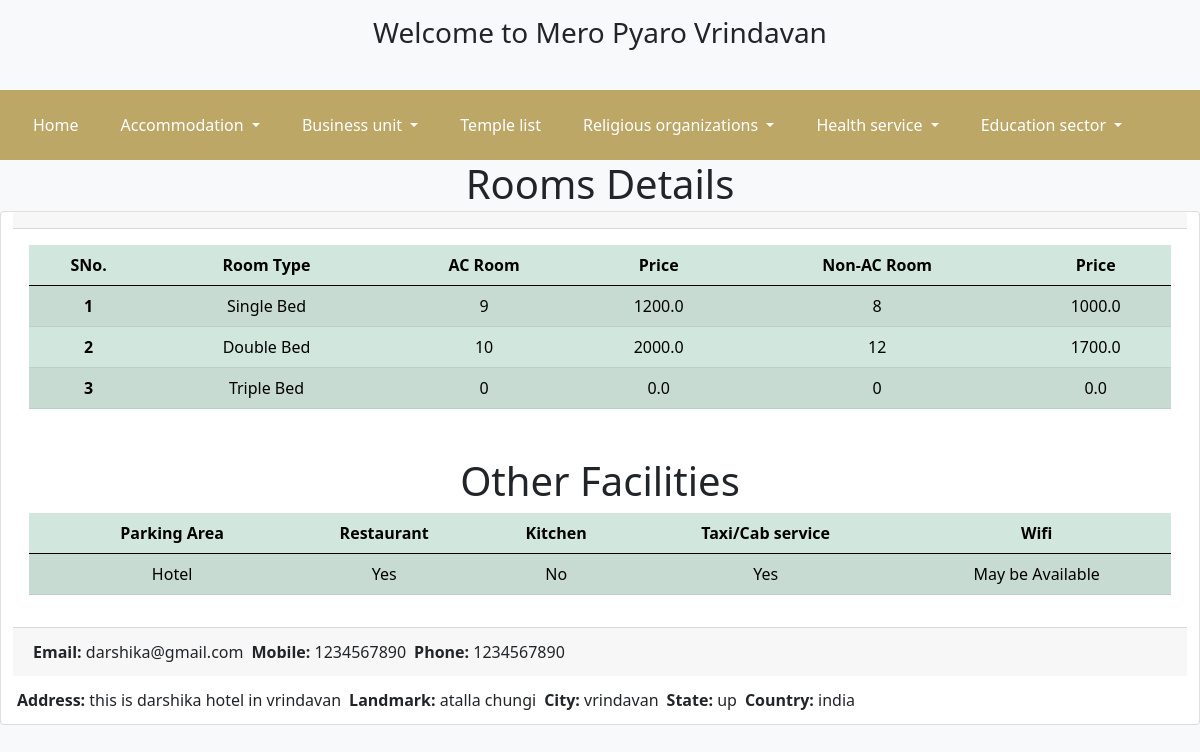
/visiting/1/, run on the app's committed database.
### business/models.py (models this page shows, shortened)
class business(models.Model):
    business_type = models.ForeignKey(BusinessType,on_delete=models.PROTECT)
    name = models.CharField(max_length=1000,null=True)
    address = models.TextField(null=True)
    landmark = models.CharField(max_length=1000,null=True)
    city = models.CharField(max_length=1000,null=True,default='')
    state = models.CharField(max_length=1000,null=True,default='')
    country = models.CharField(max_length=1000,null=True,default='')
    mobile = models.CharField(max_length=20,null=True)
    phone = models.CharField(max_length=20,null=True, blank=True)
    email = models.EmailField(null=True)
    website = models.URLField(null=True, blank=True)
    main_img = models.ImageField(upload_to='business_image',null=True,default=None)
    room_img1 = models.ImageField(upload_to='business_image',null=True,default=None, blank=True)
    room_img2 = models.ImageField(upload_to='business_image',null=True,default=None, blank=True)
    room_img3 = models.ImageField(upload_to='business_image',null=True,default=None, blank=True)
    room_img4 = models.ImageField(upload_to='business_image',null=True,default=None, blank=True)
    intercome = models.BooleanField(null=True,default=False, blank=True)
    room_service = models.BooleanField(null=True,default=False, blank=True)
    power_backup_ac = models.BooleanField(null=True,default=False, blank=True)
    power_backup_fan = models.BooleanField(null=True,default=False, blank=True)
    hot_water = models.BooleanField(null=True,default=False, blank=True)
    room_tv = models.BooleanField(null=True,default=False, blank=True)
    travel_guide = models.BooleanField(null=True,default=False, blank=True)
    is_single = models.BooleanField(null=True,default=True)
    single_ac = models.IntegerField(null=True, default=0)
    single_non_ac = models.IntegerField(null=True, default=0)
    single_for = models.IntegerField(null=True,default=1)
    single_ac_price = models.FloatField(null=True, default=0.0)
    single_non_ac_price = models.FloatField(null=True, default=0.0)
    is_double = models.BooleanField(null=True,default=True)
    double_ac = models.IntegerField(null=True, default=0)
    double_non_ac = models.IntegerField(null=True, default=0)
    double_for = models.IntegerField(null=True,default=2)
    double_ac_price = models.FloatField(null=True, default=0.0)
    double_non_ac_price = models.FloatField(null=True, default=0.0)
    is_triple = models.BooleanField(null=True,default=True)
    triple_ac = models.IntegerField(null=True, default=0)
    triple_non_ac = models.IntegerField(null=True, default=0)
    triple_for = models.IntegerField(null=True,default=3)
    triple_ac_price = models.FloatField(null=True, default=0.0)
    triple_non_ac_price = models.FloatField(null=True, default=0.0)
    is_four = models.BooleanField(null=True,default=False)
    four_ac = models.IntegerField(null=True, default=0)
    four_non_ac = models.IntegerField(null=True, default=0)
    four_for = models.IntegerField(null=True,default=4)
    four_ac_price = models.FloatField(null=True, default=0.0)
    four_non_ac_price = models.FloatField(null=True, default=0.0)
    is_five = models.BooleanField(null=True,default=False)
    five_ac = models.IntegerField(null=True, default=0)
    five_non_ac = models.IntegerField(null=True, default=0)
    five_for = models.IntegerField(null=True,default=5)
    five_ac_price = models.FloatField(null=True, default=0.0)
    five_non_ac_price = models.FloatField(null=True, default=0.0)
    is_six = models.BooleanField(null=True,default=False)
    six_ac = models.IntegerField(null=True, default=0)
    six_non_ac = models.IntegerField(null=True, default=0)
    six_for = models.IntegerField(null=True,default=5)
    six_ac_price = models.FloatField(null=True, default=0.0)
    six_non_ac_price = models.FloatField(null=True, default=0.0)
    is_hall = models.BooleanField(null=True,default=False)
    hall_ac = models.IntegerField(null=True, default=0)
    hall_non_ac = models.IntegerField(null=True, default=0)
    hall_for = models.IntegerField(null=True,default=1)
    hall_ac_price = models.FloatField(null=True, default=0.0)
    hall_non_ac_price = models.FloatField(null=True, default=0.0)
    arrangement_for_katha = models.BooleanField(null=True,default=False)
    katha_people = models.IntegerField(null=True,default=0)
    arrangement_for_wedding = models.BooleanField(null=True,default=False)
    wedding_people = models.IntegerField(null=True,default=0)
    arrangement_for_birthday = models.BooleanField(null=True,default=False)
    birthday_people = models.IntegerField(null=True,default=0)
    arrangement_for_other = models.BooleanField(null=True,default=False)
    other_people = models.IntegerField(null=True,default=0)
    booking = models.BooleanField(null=True,default=False)
    booking_accept = models.CharField(max_length=500,null=True, default='')
    kitchen = models.BooleanField(null=True,default=False)
    kitchen_for = models.IntegerField(null=True,default=0)
    parking = models.BooleanField(null=True,default=False)
    parking_address = models.CharField(max_length=100, null=True,default='Hotel')
    restaurant = models.BooleanField(null=True,default=False)
    restaurant_for = models.IntegerField(null=True,default=0)
    taxi_service = models.BooleanField(null=True,default=False)
    checkout = models.CharField(max_length=50,null=True, default='12:00pm for 24 hrs')
    owner_name = models.CharField(max_length=100,null=True,default='', blank=True)
    manager_contact_no = models.CharField(max_length=15,null=True,default='')
    attr1 = models.CharField(max_length=100,null=True,default='', blank=True)
    attr2 = models.CharField(max_length=100,null=True,default='', blank=True)
    attr3 = models.CharField(max_length=100,null=True,default='', blank=True)
    attr4 = models.CharField(max_length=100,null=True,default='', blank=True)
    attr5 = models.CharField(max_length=100,null=True,default='', blank=True)
    attr6 = models.IntegerField(null=True,default=0, blank=True)
    attr7 = models.IntegerField(null=True,default=0, blank=True)
    attr8 = models.IntegerField(null=True,default=0, blank=True)
    attr9 = models.IntegerField(null=True,default=0, blank=True)
    attr10 = models.IntegerField(null=True,default=0, blank=True)

### homepage/views.py (the view)
# urls.py: path('visiting/<int:id>/', views.visiting,name='visiting'),
def visiting(request,id):
    view_business = business.objects.get(id=id)
    context = {
        'business_details':view_business
    }
    return render(request,'visiting.html',context)

### homepage/templates/visiting.html (shortened to what this page needs)
{% extends 'base.html' %}
{% block content %}
<div class="container-fluid">
    <h1 class="text-center">Rooms Details</h1>
    <div class="row">
        <div class="hori card text-center">
            <div class="card-header">
            </div>
            <div class="card-body">
                <table class="table table-success table-striped">
                    <thead>
                        <tr>
                            <th scope="col">SNo.</th>
                            <th scope="col">Room Type</th>
                            <th scope="col">AC Room</th>
                            <th scope="col">Price</th>
                            <th scope="col">Non-AC Room</th>
                            <th scope="col">Price</th>
                        </tr>
                    </thead>
                    <tbody>
                        {% if business_details.is_single %}
                        <tr>
                            <th scope="row">1</th>
                            <td>Single Bed</td>
                            <td>{{business_details.single_ac}}</td>
                            <td>{{business_details.single_ac_price}}</td>
                            <td>{{business_details.single_non_ac}}</td>
                            <td>{{business_details.single_non_ac_price}}</td>
                        </tr>
                        {% endif %}
                        {% if business_details.is_double %}
                        <tr>
                            <th scope="row">2</th>
                            <td>Double Bed</td>
                            <td>{{business_details.double_ac}}</td>
                            <td>{{business_details.double_ac_price}}</td>
                            <td>{{business_details.double_non_ac}}</td>
                            <td>{{business_details.double_non_ac_price}}</td>
                        </tr>
                        {% endif %}
                        {% if business_details.is_triple %}
                        <tr>
                            <th scope="row">3</th>
                            <td>Triple Bed</td>
                            <td>{{business_details.triple_ac}}</td>
                            <td>{{business_details.triple_ac_price}}</td>
                            <td>{{business_details.triple_non_ac}}</td>
                            <td>{{business_details.triple_non_ac_price}}</td>
                        </tr>
                        {% endif %}
                    </tbody>
                </table>
            </div>
            <div class="card-body">
                <h1 class="text-center">Other Facilities</h1>
                <table class="table table-success table-striped">
                    <thead>
                        <tr>
                            <th scope="col"></th>
                            <th scope="col">Parking Area</th>
                            <th scope="col">Restaurant</th>
                            <th scope="col">Kitchen</th>
                            <th scope="col">Taxi/Cab service</th>
                            <th scope="col">Wifi</th>
                        </tr>
                    </thead>
                    <tbody>
                        <tr>
                            <th scope="row"></th>
                            <td>{{business_details.parking_address}}</td>
                            <td>{% if business_details.restaurant %} Yes {% else %} No {% endif %}</td>
                            <td>{% if business_details.kitchen %} Yes {% else %} No {% endif %}</td>
                            <td>{% if business_details.taxi_service %} Yes {% else %} No {% endif %}</td>
                            <td>May be Available</td>
                        </tr>
                    </tbody>
                </table>
            </div>
            <div>
                <div class="card-footer d-flex mb-2">
                    <div class="m-1"><b>Email:</b> {{business_details.email}}</div>
                    <div class="m-1"><b>Mobile:</b> {{business_details.mobile}}</div>
                    <div class="m-1"><b>Phone:</b> {{business_details.phone}}</div>
                </div>
                <div class="d-flex mb-2">
                    <div class="m-1"><b>Address:</b> {{business_details.address}}</div>
                    <div class="m-1"><b>Landmark:</b> {{business_details.landmark}}</div>
                    <div class="m-1"><b>City:</b> {{business_details.city}}</div>
                    <div class="m-1"><b>State:</b> {{business_details.state}}</div>
                    <div class="m-1"><b>Country:</b> {{business_details.country}}</div>
                </div>
            </div>
        </div>
    </div>
</div>
{% endblock %}

### homepage/templates/visiting.html (style rules this page uses)
body { background-color: #f8f9fa; }
.hori, .room-card:hover { transform: translateY(-5px); }

### data on the page
business: single_ac "9", single_ac_price "1200.0", single_non_ac "8", single_non_ac_price "1000.0", double_ac "10", double_ac_price "2000.0", double_non_ac "12", double_non_ac_price "1700.0", triple_ac "0", triple_ac_price "0.0", triple_non_ac "0", triple_non_ac_price "0.0", parking_address "Hotel", email "darshika@gmail.com", mobile "1234567890", phone "1234567890", address "this is darshika hotel in vrindavan", landmark "atalla chungi", city "vrindavan", state "up", country "india"
